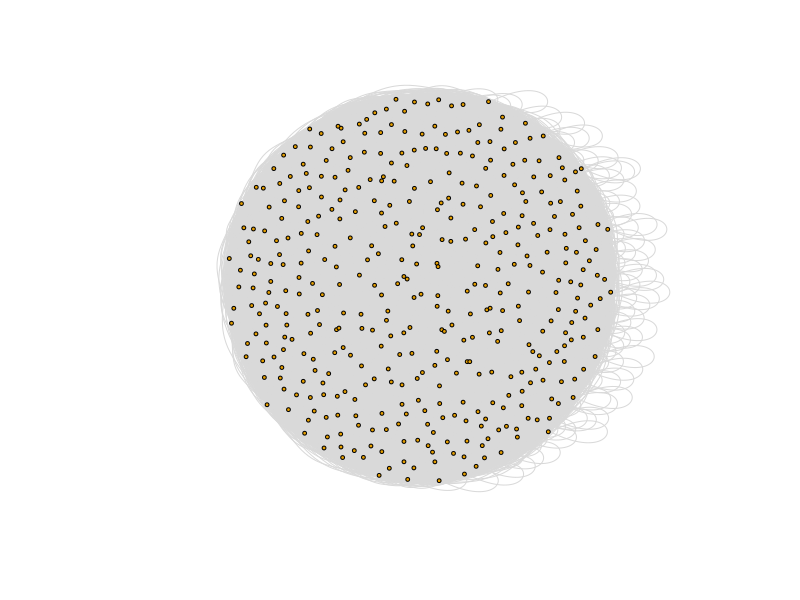

The R script that drew this image: (Note: this script raises an error after producing the figure.)
## ---- chunk 1
# Load liraries
library("dplyr")
library("igraph")
library("reshape2")

# Import data
sna_table <- read.csv("data/sna_table.csv")
rownames(sna_table) <- sna_table[,1]
sna_table <- sna_table[,-1]
sna_table_half <- sna_table
sna_table_half[lower.tri(sna_table_half, diag = TRUE)] <- NA

# Distance table using euclidean method
dst <- sna_table%>% dist(method = 'euclidean',upper = T,diag = 0) %>% as.matrix()

# Geting target and source nodes
my_adj_list <- melt(dst)

# Generate the plot
net <- graph.data.frame(my_adj_list, directed = FALSE)
#jpeg(filename='graph.jpg',width=2000,height=2000,units='px')
plot(net, layout = layout.fruchterman.reingold, vertex.size=2, vertex.label=NA, edge.color=grey(0.85), edge.width = E(net)$weight)
#dev.off()

## retain only the connected component
net_connected <- induced.subgraph(net, subcomponent(net,1))
plot(net_connected, vertex.color="lightblue", vertex.size=5, vertex.label=NA)
## ---- chunk 2
library("rjson")

table_for_json <- read.csv("data/sna_table.csv")
rownames(table_for_json) <- c(0:412)

author_table <- table_for_json %>%
  select(name = 1)

table_for_json <- table_for_json[,-1]
colnames(table_for_json) <- c(0:412)
table_for_json[lower.tri(table_for_json, diag = TRUE)] <- NA
table_for_json[table_for_json == 0] <- NA
matrix <- table_for_json %>% as.matrix

list_for_json <- melt(matrix)
list_for_json <- na.omit(list_for_json)
list_for_json <- list_for_json[, -3]
colnames(list_for_json) <- c("source", "target")
write.csv(author_table, "data/author_table_echarts.csv")
write.csv(list_for_json, "data/relation_echarts.csv")
